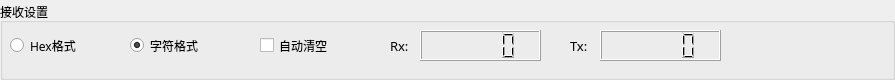
     <widget class="QGroupBox" name="groupBox">
      <property name="minimumSize">
       <size>
        <width>895</width>
        <height>68</height>
       </size>
      </property>
      <property name="font">
       <font>
        <family>Adobe Arabic</family>
        <pointsize>9</pointsize>
       </font>
      </property>
      <property name="title">
       <string>接收设置</string>
      </property>
      <property name="alignment">
       <set>Qt::AlignBottom|Qt::AlignLeading|Qt::AlignLeft</set>
      </property>
      <property name="flat">
       <bool>false</bool>
      </property>
      <widget class="QRadioButton" name="hexReceive">
       <property name="geometry">
        <rect>
         <x>10</x>
         <y>20</y>
         <width>111</width>
         <height>51</height>
        </rect>
       </property>
       <property name="font">
        <font>
         <family>微软雅黑</family>
         <pointsize>9</pointsize>
        </font>
       </property>
       <property name="text">
        <string>Hex格式</string>
       </property>
       <property name="checked">
        <bool>false</bool>
       </property>
      </widget>
      <widget class="QRadioButton" name="chrReceive">
       <property name="geometry">
        <rect>
         <x>130</x>
         <y>20</y>
         <width>121</width>
         <height>51</height>
        </rect>
       </property>
       <property name="font">
        <font>
         <family>微软雅黑</family>
         <pointsize>9</pointsize>
        </font>
       </property>
       <property name="text">
        <string>字符格式</string>
       </property>
       <property name="checked">
        <bool>true</bool>
       </property>
      </widget>
      <widget class="QLCDNumber" name="TxLCD">
       <property name="geometry">
        <rect>
         <x>420</x>
         <y>30</y>
         <width>121</width>
         <height>31</height>
        </rect>
       </property>
      </widget>
      <widget class="QLCDNumber" name="RxLCD">
       <property name="geometry">
        <rect>
         <x>600</x>
         <y>30</y>
         <width>121</width>
         <height>31</height>
        </rect>
       </property>
      </widget>
      <widget class="QLabel" name="RxLabel">
       <property name="geometry">
        <rect>
         <x>390</x>
         <y>30</y>
         <width>31</width>
         <height>31</height>
        </rect>
       </property>
       <property name="font">
        <font>
         <family>微软雅黑</family>
         <pointsize>10</pointsize>
        </font>
       </property>
       <property name="text">
        <string>Rx:</string>
       </property>
      </widget>
      <widget class="QCheckBox" name="autoClean">
       <property name="geometry">
        <rect>
         <x>260</x>
         <y>20</y>
         <width>111</width>
         <height>51</height>
        </rect>
       </property>
       <property name="font">
        <font>
         <family>微软雅黑</family>
        </font>
       </property>
       <property name="text">
        <string>自动清空</string>
       </property>
       <property name="checked">
        <bool>false</bool>
       </property>
       <property name="autoRepeat">
        <bool>false</bool>
       </property>
      </widget>
      <widget class="QLabel" name="TxLabel">
       <property name="geometry">
        <rect>
         <x>570</x>
         <y>30</y>
         <width>31</width>
         <height>31</height>
        </rect>
       </property>
       <property name="font">
        <font>
         <family>微软雅黑</family>
         <pointsize>10</pointsize>
        </font>
       </property>
       <property name="text">
        <string>Tx:</string>
       </property>
      </widget>
     </widget>
